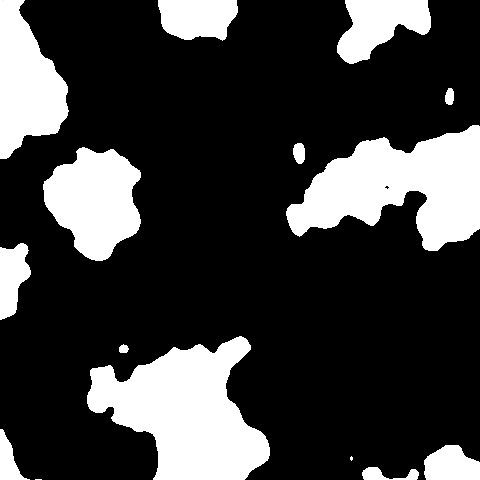
Frame 1 (no input)
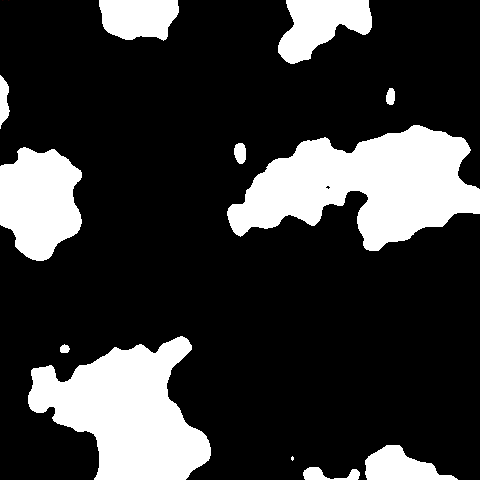
Frame 60 (the mouse pressed at the canvas centre just before this capture)
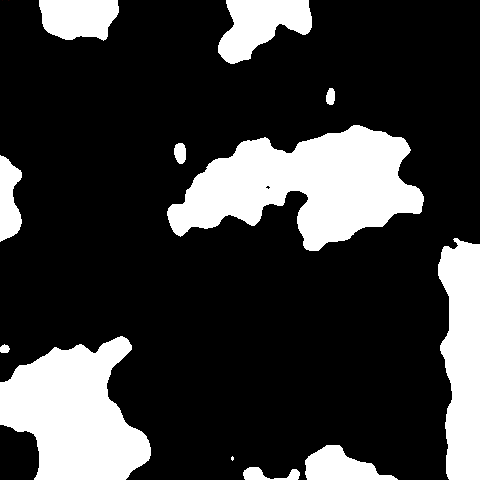
Frame 120 (the mouse held since frame 60 and released just before this capture)

The Processing sketch that drew these frames (run headless with seeded random() and noise(); from frame 60 on, the mouse is pressed at the canvas centre):

// Processing sketch: sketch_10_16
// ── sketch_10_16.pde
// https://x.com/madparker/status/1317229846511144961
// int x,y,s,o,p,f,c=480; void setup(){size(480,480);} void draw(){f++;s++;for(x=0;x<c;x++)for(y=0;y<c;y++)set(x,y,color(round(noise((x+f)*.01,y/99f))*255));o+=key=='a'?-2:key=='d'?2:0;p+=key=='w'?-2:key=='s'?2:0;if(red(get(o=(o+c)%c,p=(p+c)%c))>0)s=0;fill(c,0,0);text(s,o,p);}//#p5t

int x, y, s, o, p, f, c=480;
void setup() {
  // TRY disable for top left quadrant placement
  // and red text travels to other quadrants 
  //pixelDensity(1); 
  size(480, 480);
}
void draw() {
  f++;
  s++;
  for (x=0; x<c; x++)for (y=0; y<c; y++)set(x, y, color(round(noise((x+f)*.01, y/99f))*255));
  o+=key=='a'?-2:key=='d'?2:0;
  p+=key=='w'?-2:key=='s'?2:0;
  if (red(get(o=(o+c)%c, p=(p+c)%c))>0)s=0;
  fill(c, 0, 0);
  text(s, o, p);
}//#p5t
